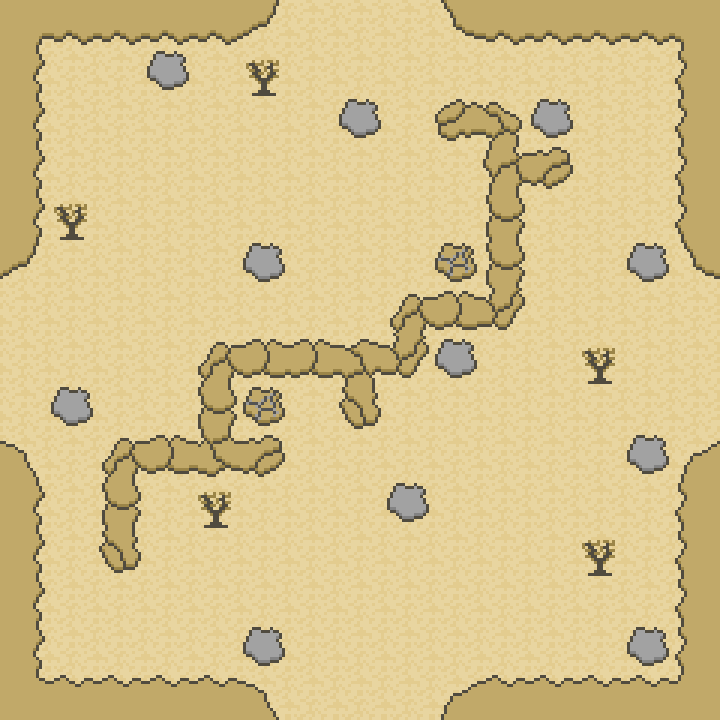

Below is a game level as drawn by its tile map, then a one-line description and the .tmx that defines it (tile-layer data replaced by summaries):
An orthogonal 15x15 tile map with 48x48 px tiles, 1 tile layer (Tile Layer 1) and 3 objects (2x 1, 0).

<map version="1.0" orientation="orthogonal" width="15" height="15" tilewidth="48" tileheight="48">
 <tileset firstgid="1" source="desert.tsx" />
 <objectgroup name="Object Layer 1" width="15" height="15">
  <object type="1" x="336" y="192" width="48" height="48" />
  <object type="1" x="144" y="288" width="48" height="48" />
  <object type="0" x="480" y="480" width="48" height="48" />
 </objectgroup>
 <layer name="Tile Layer 1" width="15" height="15">
  <data>[225 cells, 225 non-empty, 27 distinct tile ids]</data>
 </layer>
</map>
